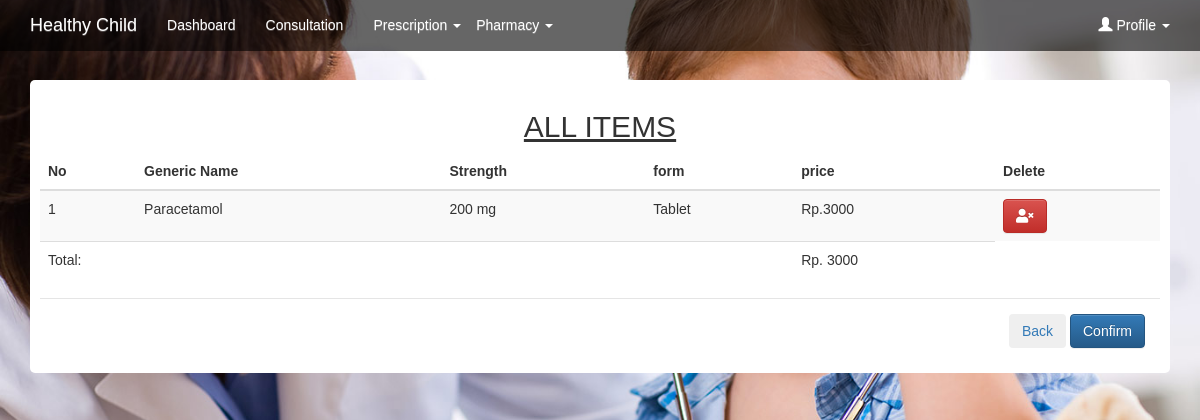
Page /index.php/welcome/orderpharmacie on the committed database.
### tables this page shows
CREATE TABLE `orderpharmacie` (
  `id` int(11) NOT NULL,
  `generic_name` varchar(20) NOT NULL,
  `strength` varchar(20) NOT NULL,
  `form` varchar(20) NOT NULL,
  `price` int(11) NOT NULL
);

### application/controllers/Welcome.php (called while the page is built, shortened)
<?php
class Welcome extends CI_Controller
{
	function __construct(){
		$this->load->library('form_validation');
		$this->load->model('hc_model');
	}
	public function orderpharmacie()
	{
		$data_order = $this->hc_model->getorder();
		$this->load->view('view_patient/page_dashboards');
		$this->load->view('view_patient/order_page',['data'=>$data_order]);
	}
}

### index.php (called while the page is built, shortened)
<?php
require_once BASEPATH.'core/CodeIgniter.php';

### application/models/hc_model.php (called while the page is built, shortened)
<?php
class hc_model extends CI_Model{
	public function getorder(){
		$this->db->select('*');
		$this->db->from('orderpharmacie');
		$query = $this->db->get();
		return $query->result();
	}
}

### application/views/view_patient/order_page.php (the view, shortened to what this page needs)
<!DOCTYPE html>
<html lang="en">
<head>
  <link rel="stylesheet" href="https://maxcdn.bootstrapcdn.com/bootstrap/3.4.0/css/bootstrap.min.css">
  <link rel="stylesheet" type="text/css" href="https://cdn.datatables.net/1.10.19/css/jquery.dataTables.css">
  <link rel="stylesheet" href="https://cdnjs.cloudflare.com/ajax/libs/font-awesome/4.7.0/css/font-awesome.min.css">
  <link rel="stylesheet" href="https://use.fontawesome.com/releases/v5.8.1/css/all.css">
  <link rel="stylesheet" href="//netdna.bootstrapcdn.com/bootstrap/3.0.3/css/bootstrap.min.css">
  <link rel="stylesheet" href="//netdna.bootstrapcdn.com/bootstrap/3.0.3/css/bootstrap-theme.min.css">
</head>
<body>
 <div class="container">
    <div class="box">
      <u><center><h2>ALL ITEMS</h2></center></u>
      <form method="" action="<?= base_url() ?>index.php/welcome/checkOrder">
      <table class="table table-striped" id="table">
        <thead>
          <tr>
            <th>No</th>
            <th>Generic Name</th>
            <th>Strength</th>
            <th>form</th>
            <th>price</th>
            <th>Delete</th>
          </tr>
        </thead>
        <tbody>
          <?php $no=1; foreach ($data as $d )  {?>
          <tr>
            <td><?php echo $no++?></td>
            <td><?php echo $d->generic_name?></td>
            <td><?php echo $d->strength ?></td>
            <td><?php echo $d->form ?></td>
            <td>Rp.<?php echo $d->price ?></td>
            <td><a type="button" class="btn btn-danger"  href="<?= base_url() ?>index.php/welcome/deleteorder/<?= $d->id ?>" ><i class="fas fa-user-times"></i></a></td>
          <?php } ?>
          </tr>
          <tr>
            <?php
            $this->db->select('SUM(price) as total');
            $this->db->from('orderpharmacie');
            ?>
            <td colspan="4">Total:</td>
            <td> Rp. <?php echo $this->db->get()->row()->total; ?> </td>
        </tr>
        </tbody>
      </table>
      <div class="modal-footer">
          <a href="<?=base_url()?>index.php/welcome/pharmacy"><button type="button" class="btn btn-secondary" data-dismiss="modal">Back</button></a>
        <input  type="submit" class="btn btn-primary" id="hapus" value="Confirm" placeholder="Simpan">
    </div>
    </form>
    </div>
  </div>
</body>

### application/views/view_patient/page_dashboards.php (style rules this page uses)
.box { margin-top: 80px; margin-bottom: 20px; padding: 10px; background-color: #fff ; border-radius: 5px; }
body { background-size: cover; }

### rows in the picture
orderpharmacie: generic_name "Paracetamol", strength "200 mg", form "Tablet", price "3000"

### other values in the picture
$this->data['logo'] "Healthy Child"
$this->db->get()->row()->total "3000"
